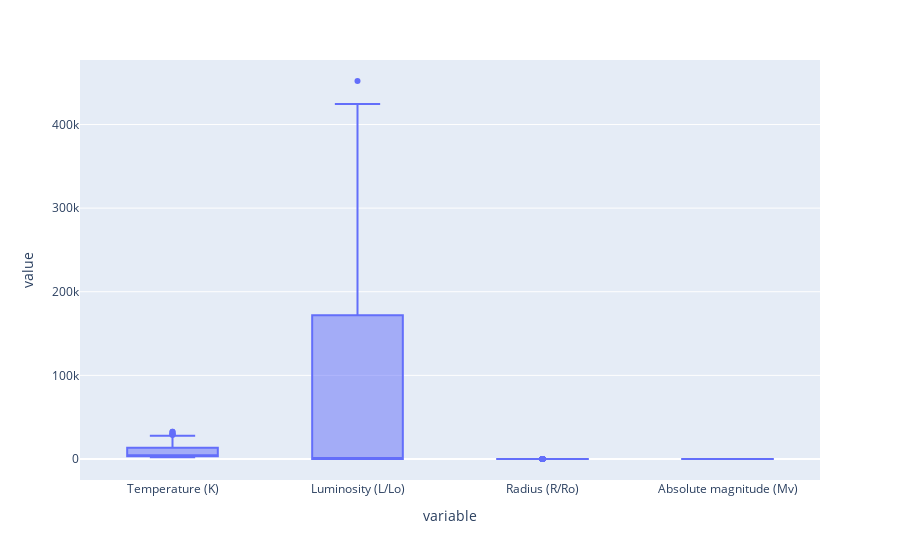

The code cell stored with this chart in its notebook:
### Code cell
px.box(data_frame=star[num_cols])

### Figure 1 — Plotly figure (JSON) as saved in the notebook; plotly's stock layout.template omitted (floating-point values rounded to 4 significant figures; data arrays with more than 128 entries replaced by an {"elided": "..."} marker saying what was removed)
{"data": [{"alignmentgroup": "True", "hovertemplate": "variable=%{x}<br>value=%{y}<extra></extra>", "legendgroup": "", "marker": {"color": "#636efa"}, "name": "", "notched": false, "offsetgroup": "", "orientation": "v", "showlegend": false, "type": "box", "x": {"elided": "960 str values"}, "x0": " ", "xaxis": "x", "y": {"elided": "960 float values"}, "y0": " ", "yaxis": "y"}], "layout": {"boxmode": "group", "legend": {"tracegroupgap": 0}, "margin": {"t": 60}, "xaxis": {"anchor": "y", "domain": [0, 1], "title": {"text": "variable"}}, "yaxis": {"anchor": "x", "domain": [0, 1], "title": {"text": "value"}}}}
